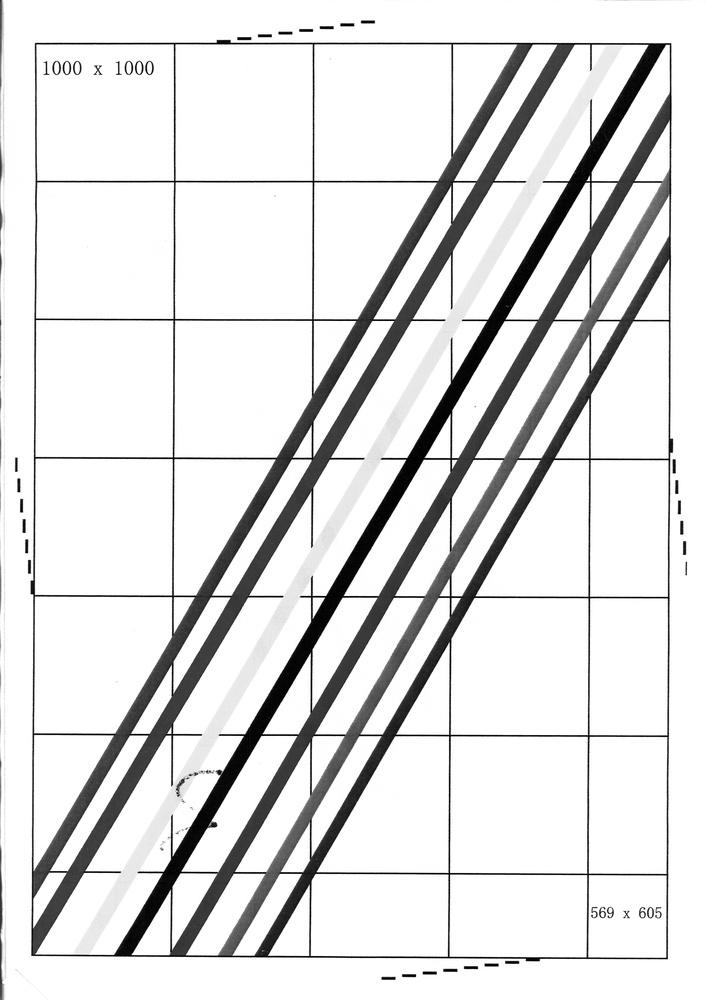
#> input picture image_t0000000019_n1.jpg, 705 x 1000 px, shrunk from 3496 x 4960 before the run
$ python a4_grid_analyzer.py image_t0000000019_n1.jpg out.png
#> lines starting #> are read from the running program, lines starting #| are printed output that depends on the picture; after the words box and inside, x2 and y2 are one past the last pixel; in counts of white or black regions, pixels touching at a corner belong together
# -*- coding: utf-8 -*-
"""
A4 纸张网格分析工具 - 专用版本
针对均匀网格图像的测量方案
"""

import cv2
import numpy as np
from PIL import Image
from PIL.ExifTags import TAGS
import os
import datetime


class A4GridAnalyzer:
    """A4 纸张网格分析器 - 针对均匀网格"""

    DEFAULT_DPI = 300

    def __init__(self):
        self.image = None
        self.gray = None
        self.dpi = self.DEFAULT_DPI
        self.filename = ""
        self.width = 0
        self.height = 0

        # 测量结果
        self.grid_spacing_px = 0  # 网格间距（像素）
        self.grid_spacing_mm = 10.0  # 网格间距（毫米）- 默认 10mm

        # 第一条线位置
        self.first_vertical_x = 0  # 第一条垂直线 X 坐标
        self.first_horizontal_y = 0  # 第一条水平线 Y 坐标

        # 置信度
        self.confidence = 0

        # 状态
        self.status = "FAIL"
        self.error_message = ""

    def load_image(self, filepath):
        """加载图像并解析 DPI"""
        if not os.path.exists(filepath):
            self.status = "FAIL"
            self.error_message = "File not found"
            return False

        self.filename = os.path.basename(filepath)

        try:
            self.image = cv2.imread(filepath)
            if self.image is None:
                self.status = "FAIL"
                self.error_message = "Unsupported format (only JPEG supported)"
                return False

            self.gray = cv2.cvtColor(self.image, cv2.COLOR_BGR2GRAY)
            self.height, self.width = self.gray.shape

        except Exception as e:
            self.status = "FAIL"
            self.error_message = "File corrupted, cannot read"
            return False

        self.dpi = self._extract_dpi(filepath)
        return True

    def _extract_dpi(self, filepath):
        """解析 EXIF DPI"""
        try:
            image = Image.open(filepath)
            exif_data = image._getexif()

            if exif_data is not None:
                for tag_id, value in exif_data.items():
                    tag = TAGS.get(tag_id, tag_id)
                    if tag in ['XResolution', 'YResolution']:
                        if isinstance(value, tuple):
                            return int(value[0]) if value[1] == 1 else int(value[0] / value[1])
                        else:
                            return int(value)

            return self.DEFAULT_DPI

        except Exception:
            return self.DEFAULT_DPI

    def analyze_grid(self):
        """分析网格结构"""
        if self.gray is None:
            return False

        # ROI: 左上角区域
        roi_w = int(self.width * 0.3)
        roi_h = int(self.height * 0.3)
        roi = self.gray[0:roi_h, 0:roi_w]

        # 边缘检测
        edges = cv2.Canny(roi, 50, 150)

        # 膨胀
        kernel = cv2.getStructuringElement(cv2.MORPH_RECT, (3, 3))
        edges = cv2.dilate(edges, kernel, iterations=2)

        # 投影分析
        h_proj = np.sum(edges, axis=0)
        v_proj = np.sum(edges, axis=1)

        # 找峰值间隔（网格间距）
        vertical_lines = self._find_peaks(h_proj)
        horizontal_lines = self._find_peaks(v_proj)

        if len(vertical_lines) < 2 or len(horizontal_lines) < 2:
            self.status = "FAIL"
            self.error_message = "无法检测网格结构"
            return False

        # 计算网格间距
        v_spacing = np.median(np.diff(vertical_lines))
        h_spacing = np.median(np.diff(horizontal_lines))
        self.grid_spacing_px = int((v_spacing + h_spacing) / 2)

        # 第一条线位置
        self.first_vertical_x = vertical_lines[0]
        self.first_horizontal_y = horizontal_lines[0]

        # 计算物理间距
        self.grid_spacing_mm = round(self.grid_spacing_px * 25.4 / self.dpi, 2)

        # 置信度
        self.confidence = min(100, int(len(vertical_lines) * 10))

        self.status = "SUCCESS"
        return True

    def _find_peaks(self, projection):
        """找投影峰值（线条位置）"""
        threshold = np.max(projection) * 0.3
        peaks = []
        in_peak = False
        peak_start = 0

        for i, val in enumerate(projection):
            if val > threshold:
                if not in_peak:
                    peak_start = i
                    in_peak = True
            else:
                if in_peak:
                    peak_center = (peak_start + i) // 2
                    peaks.append(peak_center)
                    in_peak = False

        return peaks

    def generate_report(self):
        """生成测量报告"""
        timestamp = datetime.datetime.now().strftime("%Y-%m-%d %H:%M:%S")

        report = []
        report.append("=" * 70)
        report.append("A4 纸张网格分析报告")
        report.append("=" * 70)
        report.append(f"\n测量时间：{timestamp}")
        report.append(f"图像文件：{self.filename}")
        report.append(f"图像尺寸：{self.width} × {self.height} 像素")
        report.append(f"DPI: {self.dpi}")

        if self.status == "SUCCESS":
            report.append("\n" + "-" * 70)
            report.append("网格结构分析")
            report.append("-" * 70)
            report.append(f"网格间距：{self.grid_spacing_px} 像素 = {self.grid_spacing_mm} mm")
            report.append(f"第一条垂直线位置：X = {self.first_vertical_x} px")
            report.append(f"第一条水平线位置：Y = {self.first_horizontal_y} px")

            report.append("\n" + "-" * 70)
            report.append("测量说明")
            report.append("-" * 70)
            report.append("由于图像为均匀网格（无 L 形坐标线），建议测量方案:")
            report.append("")
            report.append("方案 1: 以第一条网格线交点为原点")
            report.append(f"  - 原点：({self.first_vertical_x}, {self.first_horizontal_y})")
            report.append(f"  - 到左边缘距离：{self.first_vertical_x * 25.4 / self.dpi:.2f} mm")
            report.append(f"  - 到上边缘距离：{self.first_horizontal_y * 25.4 / self.dpi:.2f} mm")
            report.append("")
            report.append("方案 2: 手动指定原点")
            report.append("  - 请在图像编辑软件中标记原点位置")
            report.append("  - 或使用带 L 形坐标线的图像")

            report.append("\n" + "-" * 70)
            report.append("网格示意图")
            report.append("-" * 70)
            report.append(f"""
    左边缘          第一条垂直线 (X={self.first_vertical_x}px)
        ↓                ↓
    ┌──┼────────────────┐ ← 上边缘 (Y=0)
    │  │                │
    │  ├────────────────┤ ← 第一条水平线 (Y={self.first_horizontal_y}px)
    │  │←→              │
    │  │{self.first_vertical_x * 25.4 / self.dpi:.2f}mm          │
    │  │                │
    └──┴────────────────┘
        网格间距：{self.grid_spacing_mm} mm ({self.grid_spacing_px} px)
            """)
        else:
            report.append(f"\n分析失败：{self.error_message}")

        report.append("\n" + "=" * 70)
        report.append(f"状态：{self.status}")
        report.append("=" * 70)

        return "\n".join(report)

    def analyze(self, filepath):
        """主分析函数"""
        if not self.load_image(filepath):
            return self.generate_report()

        self.analyze_grid()
        return self.generate_report()


def analyze_a4_grid(filepath, output_path=None):
    """便捷分析函数"""
    analyzer = A4GridAnalyzer()
    report = analyzer.analyze(filepath)
#> in load_image, self.image is the input picture: shape (1000, 705, 3); min 0, max 255, mean 225.3
#> in analyze_grid, `roi = self.gray[0:roi_h, 0:roi_w]`:
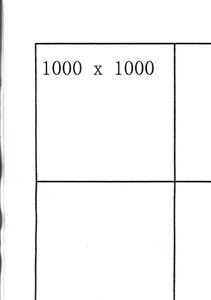
#> roi: shape (300, 211); min 0, max 255, mean 247.2
#> in analyze_grid, `edges = cv2.Canny(roi, 50, 150)`:
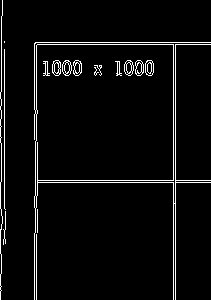
#> edges: shape (300, 211); 4.3% white in thin lines or dots
#> in analyze_grid, `edges = cv2.dilate(edges, kernel, iterations=2)`:
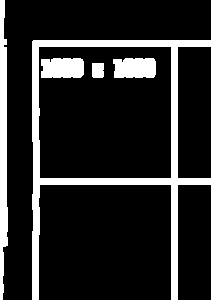
#> edges: shape (300, 211); 15.2% white; 5 white regions, box (x1, y1, x2, y2) and area: (32, 40, 211, 300) 5963, (0, 0, 8, 300) 1849, (41, 58, 84, 78) 815, (113, 58, 156, 78) 804, (92, 63, 104, 78) 177
#> in analyze_grid, `h_proj = np.sum(edges, axis=0)`: h_proj = 211 values, max 76500 at index 0, min 0 at index 8, mean 11611.6
#> in analyze_grid, `v_proj = np.sum(edges, axis=1)`: v_proj = 300 values, max 47430 at index 41, min 1020 at index 18, mean 8166.8
#> in _find_peaks, `threshold = np.max(projection) * 0.3`: threshold = 22950
#> the loop in _find_peaks, `for i, val in enumerate(projection):` made 211 passes
#> (val, in_peak) on passes 1, 8, 33, 41: (76500, True), (8670, False), (47430, True), (3570, False)
#> in_peak on passes 172, 179: True, False
#> after the loop in _find_peaks, `for i, val in enumerate(projection):`: in_peak = False; peak_center = 174; peak_start = 171; peaks = [3, 36, 174]
#> the loop in _find_peaks (call 2), `for i, val in enumerate(projection):` made 300 passes
#> (val, peak_center, in_peak) on pass 48: (5355, 43, False)
#> (val, in_peak) on passes 41, 59: (47175, True), (17850, True)
#> in analyze_grid, `horizontal_lines = self._find_peaks(v_proj)`: horizontal_lines = [43, 68, 181]
#> in analyze_grid, `v_spacing = np.median(np.diff(vertical_lines))`: v_spacing = 85.5
#> in analyze_grid, `h_spacing = np.median(np.diff(horizontal_lines))`: h_spacing = 69
#> in analyze_grid, `self.grid_spacing_px = int((v_spacing + h_spacing) / 2)`: self.grid_spacing_px = 77
#> in analyze_grid, `self.first_vertical_x = vertical_lines[0]`: self.first_vertical_x = 3
#> in analyze_grid, `self.first_horizontal_y = horizontal_lines[0]`: self.first_horizontal_y = 43
#> in analyze_grid, `self.grid_spacing_mm = round(self.grid_spacing_px * 25.4 / self.dpi, 2)`: self.grid_spacing_mm = 6.52
#> in analyze_grid, `self.confidence = min(100, int(len(vertical_lines) * 10))`: self.confidence = 30

    print(report)
#| ======================================================================
#| A4 纸张网格分析报告
#| ======================================================================
#| 测量时间：2026-11-20 21:54:44
#| 图像文件：image_t0000000019_n1.jpg
#| 图像尺寸：705 × 1000 像素
#| DPI: 300
#| ----------------------------------------------------------------------
#| 网格结构分析
#| ----------------------------------------------------------------------
#| 网格间距：77 像素 = 6.52 mm
#| 第一条垂直线位置：X = 3 px
#> (further printed lines are left out)

    if output_path:
        with open(output_path, 'w', encoding='utf-8') as f:
            f.write(report)
        print(f"\n报告已保存至：{output_path}")

    return report


if __name__ == "__main__":
    import sys

    if len(sys.argv) < 2:
        print("Usage: python a4_grid_analyzer.py <image_file>")
        sys.exit(1)

    input_file = sys.argv[1]
    output_file = sys.argv[2] if len(sys.argv) > 2 else None

    analyze_a4_grid(input_file)

$ run again, on 2026-03-11_177_cleaned.jpg
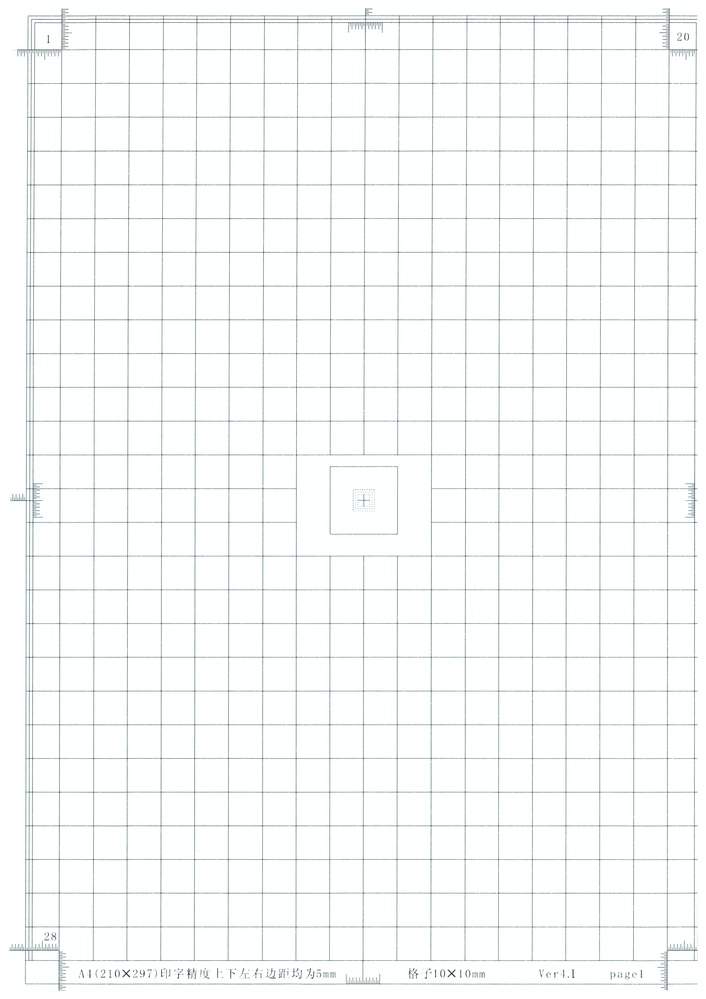
#> input picture 2026-03-11_177_cleaned.jpg, 706 x 999 px, shrunk from 4961 x 7016 before the run
#> in load_image, self.image is the input picture: shape (999, 706, 3); mean B, G, R 249.4, 249.4, 247.3
#> in analyze_grid, `edges = cv2.Canny(roi, 50, 150)`:
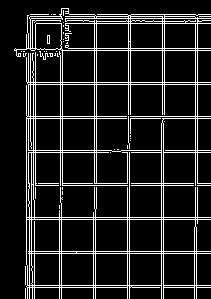
#> edges: shape (299, 211); 12.2% white in thin lines or dots
#> in analyze_grid, `edges = cv2.dilate(edges, kernel, iterations=2)`:
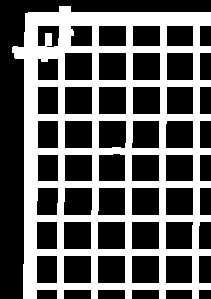
#> edges: shape (299, 211); 38.4% white; 1 white region, box (x1, y1, x2, y2) and area: (12, 6, 211, 299) 24224
#> h_proj = 211 values, max 74715 at index 59, min 0 at index 0, mean 29275.5
#> v_proj = 299 values, max 50745 at index 47, min 0 at index 0, mean 20659.3
#> threshold = 22414.5
#> the loop in _find_peaks, `for i, val in enumerate(projection):` made 211 passes
#> (val, peak_center, in_peak) on passes 39, 53: (19380, 31, False), (19125, 48, False)
#> after the loop in _find_peaks, `for i, val in enumerate(projection):`: in_peak = False; peak_center = 196; peak_start = 192; peaks = [31, 48, 64, 95, 129, 163, 196]
#> the loop in _find_peaks (call 2), `for i, val in enumerate(projection):` made 299 passes
#> (val, peak_center, in_peak) on passes 27, 60: (13515, 19, False), (14280, 46, False)
#> horizontal_lines = [19, 46, 83, 117, 151, 184, 218, 252, 286]
#> v_spacing = 32
#> h_spacing = 34
#> self.grid_spacing_px = 33
#> self.first_vertical_x = 31
#> self.first_horizontal_y = 19
#> self.grid_spacing_mm = 2.79
#> self.confidence = 70
#| ======================================================================
#| A4 纸张网格分析报告
#| ======================================================================
#| 测量时间：2026-11-20 21:54:45
#| 图像文件：2026-03-11_177_cleaned.jpg
#| 图像尺寸：706 × 999 像素
#> (further printed lines are left out)

$ run again, on 2026-03-11_177_visualization.jpg
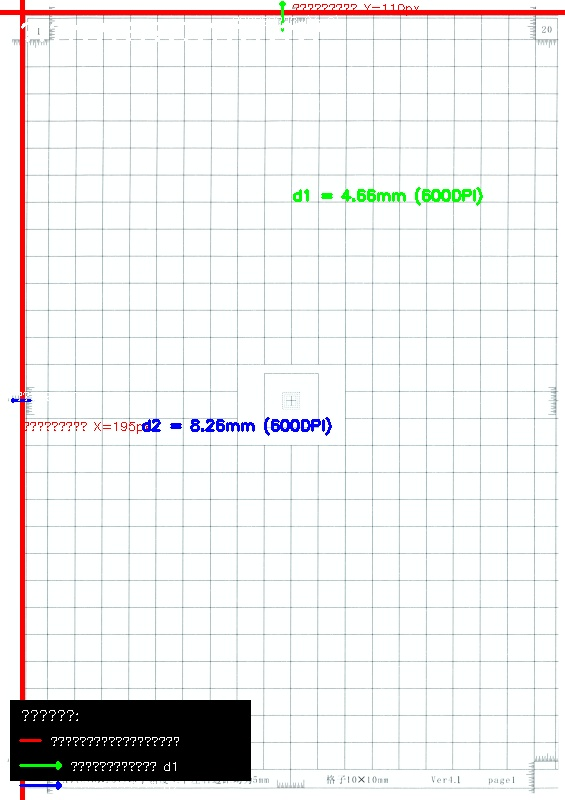
#> input picture 2026-03-11_177_visualization.jpg, 565 x 800 px
#> in load_image, self.image is the input picture: shape (800, 565, 3); mean B, G, R 235.3, 235.4, 236.2
#> in analyze_grid, `edges = cv2.Canny(roi, 50, 150)`:
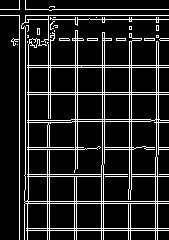
#> edges: shape (240, 169); 13.3% white in thin lines or dots
#> in analyze_grid, `edges = cv2.dilate(edges, kernel, iterations=2)`:
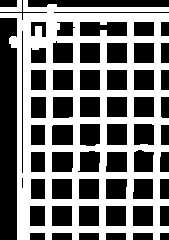
#> edges: shape (240, 169); 46.7% white; 2 white regions, box (x1, y1, x2, y2) and area: (0, 0, 169, 240) 18800, (0, 0, 22, 12) 145
#> h_proj = 169 values, max 60945 at index 17, min 2550 at index 0, mean 28585.7
#> v_proj = 240 values, max 42840 at index 7, min 1785 at index 12, mean 20129.1
#> threshold = 18283.5
#> the loop in _find_peaks, `for i, val in enumerate(projection):` made 169 passes
#> (val, peak_center, in_peak) on pass 23: (17340, 19, False)
#> after the loop in _find_peaks, `for i, val in enumerate(projection):`: in_peak = False; peak_center = 157; peak_start = 153; peaks = [19, 41, 76, 103, 130, 157]
#> the loop in _find_peaks (call 2), `for i, val in enumerate(projection):` made 240 passes
#> (val, peak_center, in_peak) on passes 13, 26, 51: (1785, 9, False), (12495, 19, False), (12240, 38, False)
#> horizontal_lines = [9, 19, 38, 66, 93, 121, 148, 175, 202, 229]
#> v_spacing = 27
#> self.first_vertical_x = 19
#> self.first_horizontal_y = 9
#> self.grid_spacing_mm = 2.29
#> self.confidence = 60
#| ======================================================================
#| A4 纸张网格分析报告
#| ======================================================================
#| 测量时间：2026-11-20 21:54:45
#| 图像文件：2026-03-11_177_visualization.jpg
#| 图像尺寸：565 × 800 像素
#> (further printed lines are left out)

$ run again, on test_roi.jpg
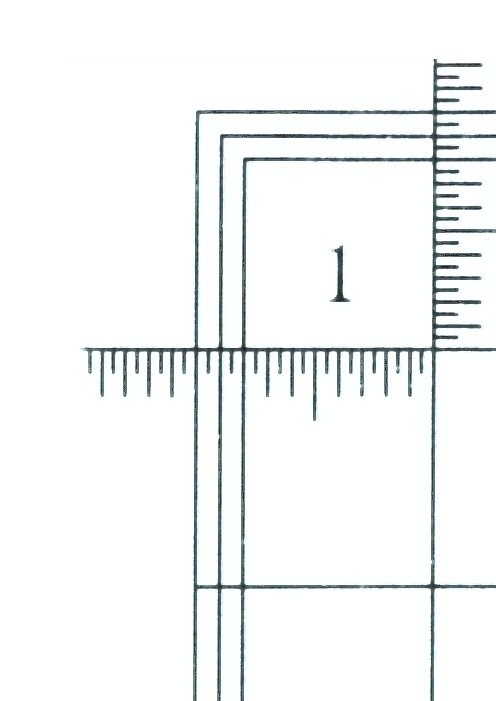
#> input picture test_roi.jpg, 496 x 701 px
#> in load_image, self.image is the input picture: shape (701, 496, 3); mean B, G, R 245.7, 245.6, 243.5
#> in analyze_grid, `roi = self.gray[0:roi_h, 0:roi_w]`:
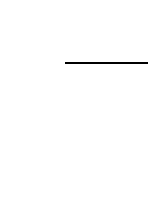
#> roi: shape (210, 148); values 254 (black) and 255 (white), 99.5% white; black in thin lines or dots, all inside (x1, y1, x2, y2) = (65, 62, 148, 64)
#> edges: shape (210, 148); every value is 0
#> h_proj = 148 values from 0 to 0
#> v_proj = 210 values from 0 to 0
#> threshold = 0
#> the loop in _find_peaks, `for i, val in enumerate(projection):` made 148 passes
#> after the loop in _find_peaks, `for i, val in enumerate(projection):`: in_peak = False; peak_start = 0; peaks = []
#| ======================================================================
#| A4 纸张网格分析报告
#| ======================================================================
#| 测量时间：2026-11-20 21:54:45
#| 图像文件：test_roi.jpg
#| 图像尺寸：496 × 701 像素
#> (further printed lines are left out)
